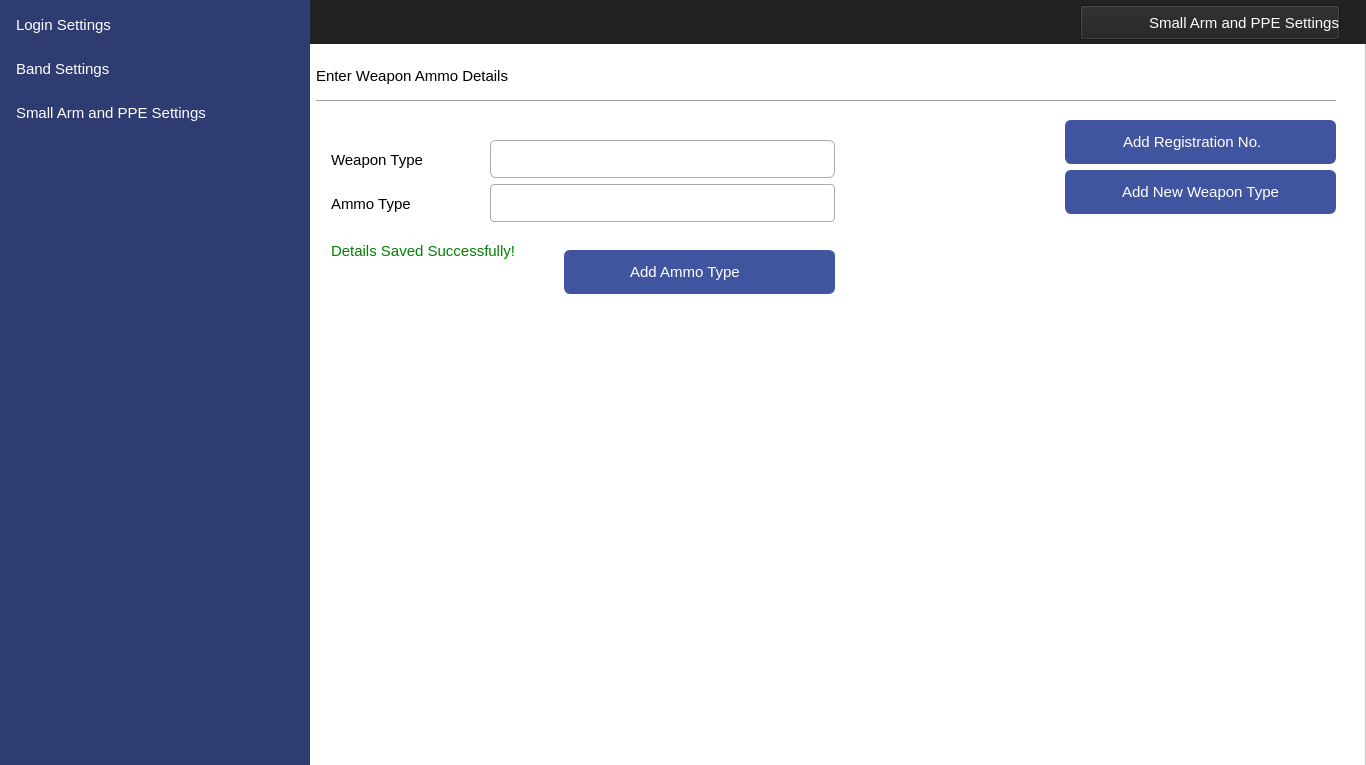
<?xml version="1.0" encoding="UTF-8"?>
<ui version="4.0">
 <class>MainWindow</class>
 <widget class="QMainWindow" name="MainWindow">
  <property name="geometry">
   <rect>
    <x>0</x>
    <y>0</y>
    <width>1366</width>
    <height>765</height>
   </rect>
  </property>
  <property name="windowTitle">
   <string>MainWindow</string>
  </property>
  <widget class="QWidget" name="centralwidget">
   <widget class="QFrame" name="frame">
    <property name="geometry">
     <rect>
      <x>0</x>
      <y>0</y>
      <width>1366</width>
      <height>768</height>
     </rect>
    </property>
    <property name="styleSheet">
     <string notr="true">background-color: #ffffff</string>
    </property>
    <property name="frameShape">
     <enum>QFrame::StyledPanel</enum>
    </property>
    <property name="frameShadow">
     <enum>QFrame::Raised</enum>
    </property>
    <widget class="QLabel" name="label_2">
     <property name="geometry">
      <rect>
       <x>0</x>
       <y>0</y>
       <width>1366</width>
       <height>44</height>
      </rect>
     </property>
     <property name="styleSheet">
      <string notr="true">background-color:#222222;</string>
     </property>
     <property name="text">
      <string/>
     </property>
    </widget>
    <widget class="QPushButton" name="btnAddAmmoType">
     <property name="geometry">
      <rect>
       <x>564</x>
       <y>250</y>
       <width>271</width>
       <height>44</height>
      </rect>
     </property>
     <property name="font">
      <font>
       <family>Segoe UI</family>
       <pointsize>11</pointsize>
      </font>
     </property>
     <property name="cursor">
      <cursorShape>PointingHandCursor</cursorShape>
     </property>
     <property name="styleSheet">
      <string notr="true">QPushButton
{
    color: #ffffff;
	outline:none;
    background-color:#4154A0;
    border-width: 1px;
    border-color: #4154A0;
    border-style: solid;
    border-radius: 6;
    padding: 3px;
    font-size: 11pt;
    padding-left: 5px;
    padding-right: 5px;
    min-width: 40px;
}

QPushButton:hover
{
    background-color:#384889
}
QPushButton:pressed
{
    background-color: #384889;
 	border-width: 3px;
    border-color: #5C70BC;
    border-style: solid;
    border-radius: 6;

}</string>
     </property>
     <property name="text">
      <string>Add Ammo Type       </string>
     </property>
     <property name="icon">
      <iconset resource="../IconResource.qrc">
       <normaloff>:/images/add.png</normaloff>:/images/add.png</iconset>
     </property>
     <property name="iconSize">
      <size>
       <width>25</width>
       <height>25</height>
      </size>
     </property>
    </widget>
    <widget class="QLabel" name="lblDataEntrySuccessful">
     <property name="enabled">
      <bool>true</bool>
     </property>
     <property name="geometry">
      <rect>
       <x>331</x>
       <y>229</y>
       <width>361</width>
       <height>44</height>
      </rect>
     </property>
     <property name="font">
      <font>
       <family>Segoe UI</family>
       <pointsize>11</pointsize>
      </font>
     </property>
     <property name="layoutDirection">
      <enum>Qt::LeftToRight</enum>
     </property>
     <property name="styleSheet">
      <string notr="true">color: green;
background-color:#ffffff;
font-size: 11pt</string>
     </property>
     <property name="text">
      <string>Details Saved Successfully!</string>
     </property>
     <property name="alignment">
      <set>Qt::AlignLeading|Qt::AlignLeft|Qt::AlignVCenter</set>
     </property>
    </widget>
    <widget class="QPushButton" name="pushButton">
     <property name="enabled">
      <bool>true</bool>
     </property>
     <property name="geometry">
      <rect>
       <x>1080</x>
       <y>5</y>
       <width>260</width>
       <height>35</height>
      </rect>
     </property>
     <property name="font">
      <font>
       <family>Segoe UI</family>
       <pointsize>11</pointsize>
      </font>
     </property>
     <property name="styleSheet">
      <string notr="true"> text-align: right;
    color: #ffffff;
	outline:none;
    background-color:#222222;</string>
     </property>
     <property name="text">
      <string>Small Arm and PPE Settings</string>
     </property>
     <property name="icon">
      <iconset resource="../IconResource.qrc">
       <normaloff>:/images/armPPE.png</normaloff>:/images/armPPE.png</iconset>
     </property>
     <property name="iconSize">
      <size>
       <width>32</width>
       <height>32</height>
      </size>
     </property>
    </widget>
    <widget class="QPushButton" name="pushButton_2">
     <property name="enabled">
      <bool>true</bool>
     </property>
     <property name="geometry">
      <rect>
       <x>331</x>
       <y>680</y>
       <width>100</width>
       <height>80</height>
      </rect>
     </property>
     <property name="styleSheet">
      <string notr="true"> border:1px solid #fff;
    border-radius:4px;
    outline:none;</string>
     </property>
     <property name="text">
      <string/>
     </property>
     <property name="icon">
      <iconset resource="../IconResource.qrc">
       <normaloff>:/images/logoMTIP.png</normaloff>:/images/logoMTIP.png</iconset>
     </property>
     <property name="iconSize">
      <size>
       <width>200</width>
       <height>200</height>
      </size>
     </property>
    </widget>
    <widget class="QLineEdit" name="edtAmmoType">
     <property name="geometry">
      <rect>
       <x>490</x>
       <y>184</y>
       <width>345</width>
       <height>38</height>
      </rect>
     </property>
     <property name="font">
      <font>
       <family>Segoe UI</family>
       <pointsize>11</pointsize>
      </font>
     </property>
     <property name="styleSheet">
      <string notr="true">QLineEdit{
    border:1px solid #aaa;
    border-radius:4px;
    outline:none;
    padding:6px;
    box-sizing:border-box;
    transition:.3s;
  }
  QLineEdit:hover{
	 border:1px solid #000;	
 	transition:.3s;
}
  QLineEdit:focus{
    border-color:dodgerBlue;
    box-shadow:0 0 8px 0 dodgerBlue;
  }</string>
     </property>
    </widget>
    <widget class="QLabel" name="label_9">
     <property name="geometry">
      <rect>
       <x>331</x>
       <y>138</y>
       <width>151</width>
       <height>44</height>
      </rect>
     </property>
     <property name="font">
      <font>
       <family>Segoe UI</family>
       <pointsize>11</pointsize>
      </font>
     </property>
     <property name="layoutDirection">
      <enum>Qt::LeftToRight</enum>
     </property>
     <property name="styleSheet">
      <string notr="true">color: #000000;
background-color:#ffffff;
font-size: 11pt</string>
     </property>
     <property name="text">
      <string>Weapon Type</string>
     </property>
     <property name="alignment">
      <set>Qt::AlignLeading|Qt::AlignLeft|Qt::AlignVCenter</set>
     </property>
    </widget>
    <widget class="QLabel" name="label">
     <property name="geometry">
      <rect>
       <x>0</x>
       <y>0</y>
       <width>310</width>
       <height>768</height>
      </rect>
     </property>
     <property name="styleSheet">
      <string notr="true">background-image: url(null);
background-color:#2F3C71;</string>
     </property>
     <property name="text">
      <string/>
     </property>
    </widget>
    <widget class="QPushButton" name="navAddLogin">
     <property name="geometry">
      <rect>
       <x>10</x>
       <y>3</y>
       <width>290</width>
       <height>44</height>
      </rect>
     </property>
     <property name="font">
      <font>
       <family>Segoe UI</family>
       <pointsize>11</pointsize>
      </font>
     </property>
     <property name="cursor">
      <cursorShape>PointingHandCursor</cursorShape>
     </property>
     <property name="styleSheet">
      <string notr="true">QPushButton 
{
    text-align: left;
    color: #ffffff;
	outline:none;
    background-color:#2F3C71;
    border-width: 1px;
    border-color: #2F3C71;
    border-style: solid;
    border-radius: 6;
    padding: 3px;
    font-size: 11pt;
    padding-left: 5px;
    padding-right: 5px;
    min-width: 40px;
}

QPushButton:hover
{
    background-color:#4154A0;
}

QPushButton:pressed
{
    background-color: #384889;
 	border-width: 3px;
    border-color: #5C70BC;
    border-style: solid;
    border-radius: 6;

}</string>
     </property>
     <property name="text">
      <string>Login Settings</string>
     </property>
     <property name="icon">
      <iconset resource="../IconResource.qrc">
       <normaloff>:/images/login.png</normaloff>:/images/login.png</iconset>
     </property>
     <property name="iconSize">
      <size>
       <width>25</width>
       <height>25</height>
      </size>
     </property>
     <property name="flat">
      <bool>false</bool>
     </property>
    </widget>
    <widget class="QPushButton" name="navAddBand">
     <property name="geometry">
      <rect>
       <x>10</x>
       <y>47</y>
       <width>290</width>
       <height>44</height>
      </rect>
     </property>
     <property name="font">
      <font>
       <family>Segoe UI</family>
       <pointsize>11</pointsize>
      </font>
     </property>
     <property name="cursor">
      <cursorShape>PointingHandCursor</cursorShape>
     </property>
     <property name="styleSheet">
      <string notr="true">QPushButton 
{
    text-align: left;
    color: #ffffff;
	outline:none;
    background-color:#2F3C71;
    border-width: 1px;
    border-color: #2F3C71;
    border-style: solid;
    border-radius: 6;
    padding: 3px;
    font-size: 11pt;
    padding-left: 5px;
    padding-right: 5px;
    min-width: 40px;
}
QPushButton:hover
{
    background-color:#4154A0;
}
QPushButton:pressed
{
    background-color: #384889;
 	border-width: 3px;
    border-color: #5C70BC;
    border-style: solid;
    border-radius: 6;

}</string>
     </property>
     <property name="text">
      <string>Band Settings</string>
     </property>
     <property name="icon">
      <iconset resource="../IconResource.qrc">
       <normaloff>:/images/smartWatch.png</normaloff>:/images/smartWatch.png</iconset>
     </property>
     <property name="iconSize">
      <size>
       <width>32</width>
       <height>32</height>
      </size>
     </property>
     <property name="flat">
      <bool>false</bool>
     </property>
    </widget>
    <widget class="QPushButton" name="navArmPPESettings">
     <property name="geometry">
      <rect>
       <x>10</x>
       <y>91</y>
       <width>290</width>
       <height>44</height>
      </rect>
     </property>
     <property name="font">
      <font>
       <family>Segoe UI</family>
       <pointsize>11</pointsize>
      </font>
     </property>
     <property name="cursor">
      <cursorShape>PointingHandCursor</cursorShape>
     </property>
     <property name="styleSheet">
      <string notr="true">QPushButton 
{
    text-align: left;
    color: #ffffff;
	outline:none;
    background-color:#2F3C71;
    border-width: 1px;
    border-color: #2F3C71;
    border-style: solid;
    border-radius: 6;
    padding: 3px;
    font-size: 11pt;
    padding-left: 5px;
    padding-right: 5px;
    min-width: 40px;
}
QPushButton:active
{
    background-color:#4154A0;
}
QPushButton:hover
{
    background-color:#4154A0;
}
QPushButton:pressed
{
    background-color: #384889;
 	border-width: 3px;
    border-color: #5C70BC;
    border-style: solid;
    border-radius: 6;

}</string>
     </property>
     <property name="text">
      <string>Small Arm and PPE Settings</string>
     </property>
     <property name="icon">
      <iconset resource="../IconResource.qrc">
       <normaloff>:/images/armPPE.png</normaloff>:/images/armPPE.png</iconset>
     </property>
     <property name="iconSize">
      <size>
       <width>32</width>
       <height>32</height>
      </size>
     </property>
     <property name="flat">
      <bool>false</bool>
     </property>
    </widget>
    <widget class="QPushButton" name="navAddRegistrationNo">
     <property name="geometry">
      <rect>
       <x>1065</x>
       <y>120</y>
       <width>271</width>
       <height>44</height>
      </rect>
     </property>
     <property name="font">
      <font>
       <family>Segoe UI</family>
       <pointsize>11</pointsize>
      </font>
     </property>
     <property name="cursor">
      <cursorShape>PointingHandCursor</cursorShape>
     </property>
     <property name="styleSheet">
      <string notr="true">QPushButton
{
    color: #ffffff;
	outline:none;
    background-color:#4154A0;
    border-width: 1px;
    border-color: #4154A0;
    border-style: solid;
    border-radius: 6;
    padding: 3px;
    font-size: 11pt;
    padding-left: 5px;
    padding-right: 5px;
    min-width: 40px;
}

QPushButton:hover
{
    background-color:#384889
}
QPushButton:pressed
{
    background-color: #384889;
 	border-width: 3px;
    border-color: #5C70BC;
    border-style: solid;
    border-radius: 6;

}</string>
     </property>
     <property name="text">
      <string>Add Registration No.    </string>
     </property>
     <property name="icon">
      <iconset resource="../IconResource.qrc">
       <normaloff>:/images/add.png</normaloff>:/images/add.png</iconset>
     </property>
     <property name="iconSize">
      <size>
       <width>25</width>
       <height>25</height>
      </size>
     </property>
    </widget>
    <widget class="QPushButton" name="navAddWeaponType">
     <property name="geometry">
      <rect>
       <x>1065</x>
       <y>170</y>
       <width>271</width>
       <height>44</height>
      </rect>
     </property>
     <property name="font">
      <font>
       <family>Segoe UI</family>
       <pointsize>11</pointsize>
      </font>
     </property>
     <property name="cursor">
      <cursorShape>PointingHandCursor</cursorShape>
     </property>
     <property name="styleSheet">
      <string notr="true">QPushButton
{
    color: #ffffff;
	outline:none;
    background-color:#4154A0;
    border-width: 1px;
    border-color: #4154A0;
    border-style: solid;
    border-radius: 6;
    padding: 3px;
    font-size: 11pt;
    padding-left: 5px;
    padding-right: 5px;
    min-width: 40px;
}

QPushButton:hover
{
    background-color:#384889
}
QPushButton:pressed
{
    background-color: #384889;
 	border-width: 3px;
    border-color: #5C70BC;
    border-style: solid;
    border-radius: 6;

}</string>
     </property>
     <property name="text">
      <string>Add New Weapon Type</string>
     </property>
     <property name="icon">
      <iconset resource="../IconResource.qrc">
       <normaloff>:/images/add.png</normaloff>:/images/add.png</iconset>
     </property>
     <property name="iconSize">
      <size>
       <width>25</width>
       <height>25</height>
      </size>
     </property>
    </widget>
    <widget class="QLabel" name="label_10">
     <property name="geometry">
      <rect>
       <x>331</x>
       <y>182</y>
       <width>151</width>
       <height>44</height>
      </rect>
     </property>
     <property name="font">
      <font>
       <family>Segoe UI</family>
       <pointsize>11</pointsize>
      </font>
     </property>
     <property name="layoutDirection">
      <enum>Qt::LeftToRight</enum>
     </property>
     <property name="styleSheet">
      <string notr="true">color: #000000;
background-color:#ffffff;
font-size: 11pt</string>
     </property>
     <property name="text">
      <string>Ammo Type</string>
     </property>
     <property name="alignment">
      <set>Qt::AlignLeading|Qt::AlignLeft|Qt::AlignVCenter</set>
     </property>
    </widget>
    <widget class="QComboBox" name="cBoxWeaponType">
     <property name="geometry">
      <rect>
       <x>490</x>
       <y>140</y>
       <width>345</width>
       <height>38</height>
      </rect>
     </property>
     <property name="font">
      <font>
       <family>Segoe UI</family>
       <pointsize>11</pointsize>
       <kerning>true</kerning>
      </font>
     </property>
     <property name="cursor">
      <cursorShape>PointingHandCursor</cursorShape>
     </property>
     <property name="styleSheet">
      <string notr="true">QComboBox{ border-width: 1px;
 border-color: #aaa;
 border-style: solid;
border-radius:6; 
}

QComboBox::drop-down:button{
background-color:transparent;
}
QComboBox::down-arrow {
 
    image: url(C:/Users/home/Desktop/IndoorPoistionInterfaces/InterfaceIcons/dropDown.png);
    width: 25px;
    height: 9px;
}
QComboBox:hover{
	 border:1px solid #000;	
 	transition:.3s;
}
  QComboBox:focus{
    border-color:dodgerBlue;
    box-shadow:0 0 8px 0 dodgerBlue;
  }
</string>
     </property>
     <property name="editable">
      <bool>false</bool>
     </property>
     <property name="frame">
      <bool>true</bool>
     </property>
    </widget>
    <zorder>label_2</zorder>
    <zorder>lblDataEntrySuccessful</zorder>
    <zorder>pushButton</zorder>
    <zorder>pushButton_2</zorder>
    <zorder>edtAmmoType</zorder>
    <zorder>label_9</zorder>
    <zorder>label</zorder>
    <zorder>btnAddAmmoType</zorder>
    <zorder>navAddBand</zorder>
    <zorder>navAddLogin</zorder>
    <zorder>navArmPPESettings</zorder>
    <zorder>navAddRegistrationNo</zorder>
    <zorder>navAddWeaponType</zorder>
    <zorder>label_10</zorder>
    <zorder>cBoxWeaponType</zorder>
   </widget>
   <widget class="QLabel" name="label_13">
    <property name="geometry">
     <rect>
      <x>316</x>
      <y>100</y>
      <width>1020</width>
      <height>1</height>
     </rect>
    </property>
    <property name="styleSheet">
     <string notr="true">background-color:#A0A0A0;</string>
    </property>
    <property name="text">
     <string/>
    </property>
   </widget>
   <widget class="QLabel" name="label_6">
    <property name="geometry">
     <rect>
      <x>316</x>
      <y>60</y>
      <width>221</width>
      <height>31</height>
     </rect>
    </property>
    <property name="font">
     <font>
      <family>Segoe UI</family>
      <pointsize>11</pointsize>
     </font>
    </property>
    <property name="layoutDirection">
     <enum>Qt::LeftToRight</enum>
    </property>
    <property name="styleSheet">
     <string notr="true">color: #000000;
background-color:#ffffff;
font-size: 11pt</string>
    </property>
    <property name="text">
     <string>Enter Weapon Ammo Details</string>
    </property>
    <property name="alignment">
     <set>Qt::AlignLeading|Qt::AlignLeft|Qt::AlignVCenter</set>
    </property>
   </widget>
  </widget>
 </widget>
 <resources>
  <include location="../IconResource.qrc"/>
 </resources>
 <connections/>
</ui>
